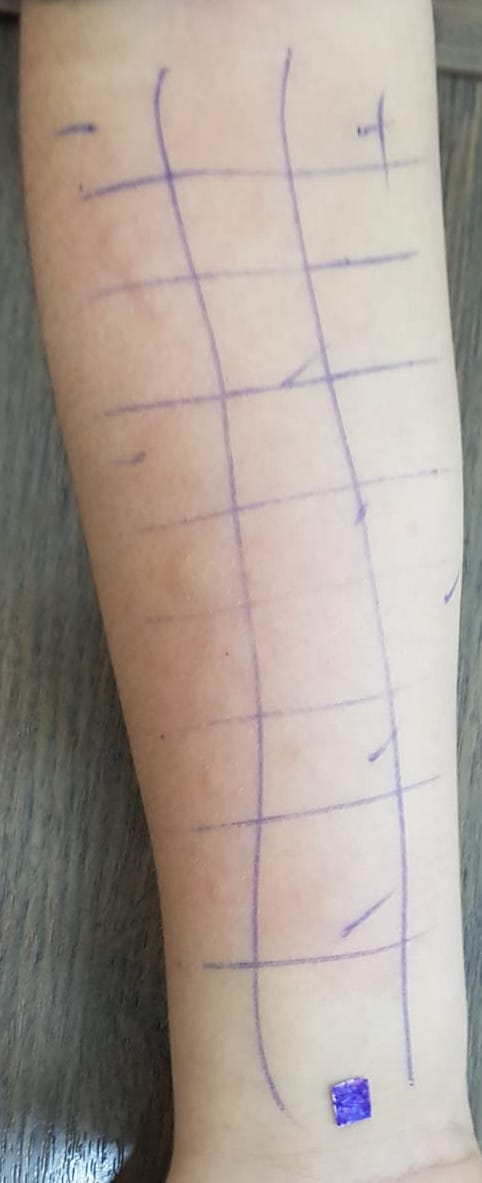
#> input picture ALLERVIEW/images/3.jpeg, 482 x 1183 px
$ python FindColor.py
#> lines starting #> are read from the running program, lines starting #| are printed output that depends on the picture; after the words box and inside, x2 and y2 are one past the last pixel; in counts of white or black regions, pixels touching at a corner belong together
import cv2 as cv
import numpy as np

# Reading image
image_path = "images/3.jpeg"

original_img = cv.imread(image_path)
#> original_img is the input picture: shape (1183, 482, 3); mean B, G, R 150.3, 158.5, 170.3
resizeImage_var = original_img

scale_percent = 70
width = int(resizeImage_var.shape[1] * scale_percent / 100)
#> width = 337
height = int(resizeImage_var.shape[0] * scale_percent / 100)
#> height = 828
dim = (width, height)
#> dim = (337, 828)
resizedImage = cv.resize(resizeImage_var, dim, interpolation=cv.INTER_AREA)
# -------
image = resizedImage
# Load image and HSV color threshold
original = image.copy()
image = cv.cvtColor(image, cv.COLOR_BGR2HSV)
#> image: shape (828, 337, 3); mean H, S, V 30.9, 36.1, 171.8
lower = np.array([0, 40, 140], dtype="uint8")
upper = np.array([15, 100, 210], dtype="uint8")
mask = cv.inRange(image, lower, upper)
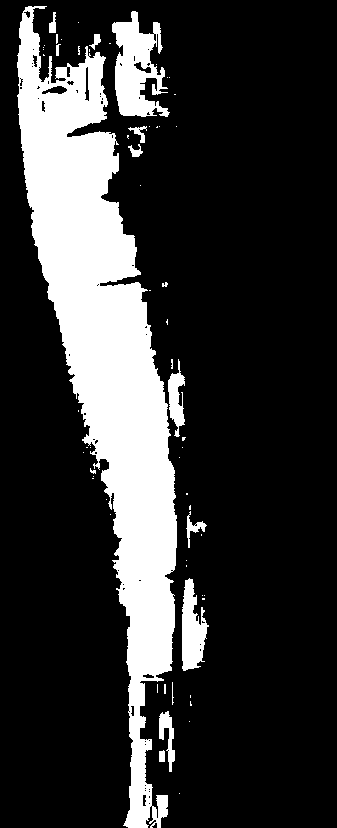
#> mask: shape (828, 337); 20.5% white; 63 white regions (47 under 20 px), largest, box (x1, y1, x2, y2) and area: (17, 6, 177, 828) 50029, (112, 11, 170, 117) 3522, (182, 578, 209, 671) 1561
detected = cv.bitwise_and(original, original, mask=mask)
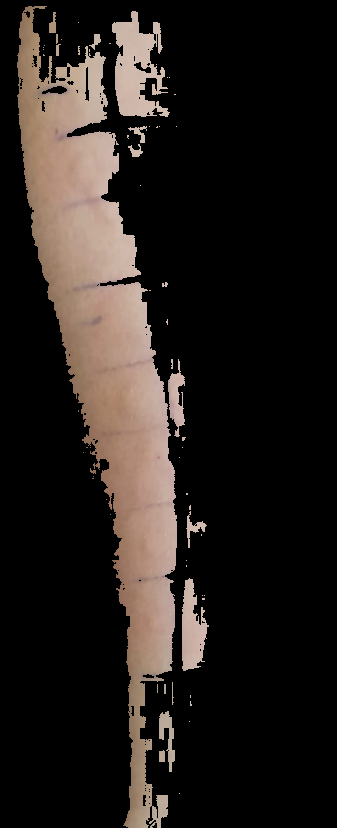
#> detected: shape (828, 337, 3); mean B, G, R 27.4, 31, 37

# Remove noise
kernel = cv.getStructuringElement(cv.MORPH_RECT, (3,3))
opening = cv.morphologyEx(mask, cv.MORPH_OPEN, kernel, iterations=1)
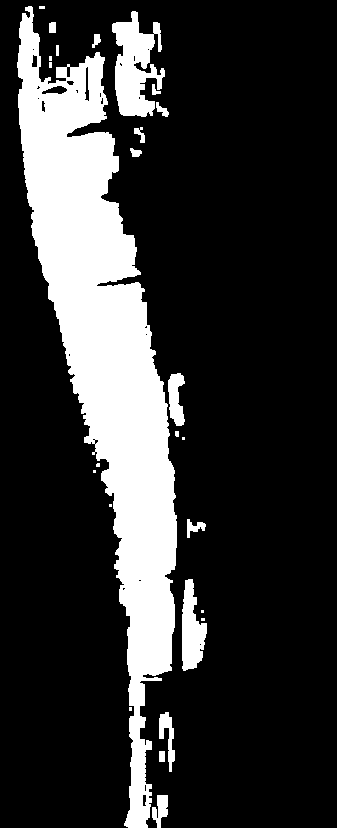
#> opening: shape (828, 337); 20.1% white; 26 white regions (10 under 20 px)

# Find contours and find total area
cnts = cv.findContours(opening, cv.RETR_EXTERNAL, cv.CHAIN_APPROX_SIMPLE)
#> cnts = 26 contours, 11 with area under 20; largest, box (x1, y1, x2, y2) and area: (17, 6, 177, 828) 48392, (112, 11, 165, 117) 3055, (182, 579, 207, 671) 1372, (168, 373, 185, 426) 554, (159, 712, 175, 772) 360
cnts = cnts[0] if len(cnts) == 2 else cnts[1]
area = 0
for c in cnts:
    area += cv.contourArea(c)
    cv.drawContours(original,[c], 0, (0,0,0), 2)
#> this loop made 26 passes
#> area on passes 1, 3, 7, 8, 11, 13, 14, 15, 16, 17, 18, 22: 278.5, 688.5, 2076, 2205.5, 2222, 2240.5, 2794.5, 2851, 2912.5, 2982.5, 3019, 3113.5
#> (c, area) on passes 2, 4, 5, 6, 9, 10: ([[159, 751], [159, 761], [164, 761], [164, 751]], 328.5), ([[129, 707], [129, 710], [131, 710], [131, 707]], 694.5), ([[201, 618], [201, 620], [204, 620], [204, 618]], 700.5), ([[201, 610], [201, 612], [203, 612], [203, 610]], 704.5), ([[109, 504], [109, 506], [111, 506], [111, 504]], 2209.5), ([[93, 470], [93, 472], [95, 472], [95, 470]], 2213.5)
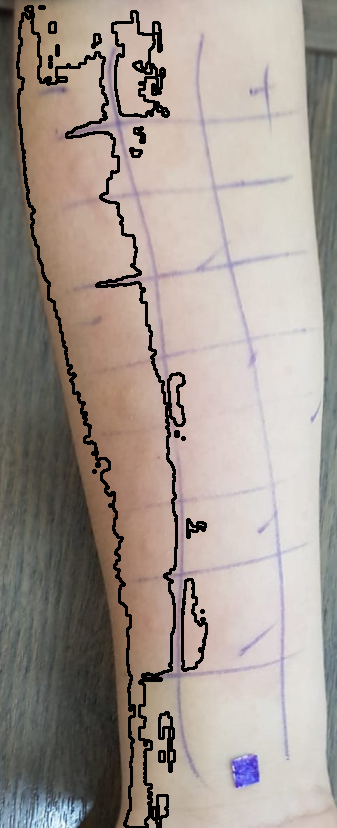
#> original: shape (828, 337, 3); mean B, G, R 143.9, 151.4, 162.1
#> after the loop, area = 54628.5

print(area)
#| 54628.5
cv.imshow("original", resizedImage)
cv.imshow('edited original', original)
cv.imshow('detected', detected)

# -------

# cv.imshow("result", resizedImage)

cv.waitKey(0)
cv.destroyAllWindows()

$ run again, with ALLERVIEW/images/1.jpeg copied over ALLERVIEW/images/3.jpeg
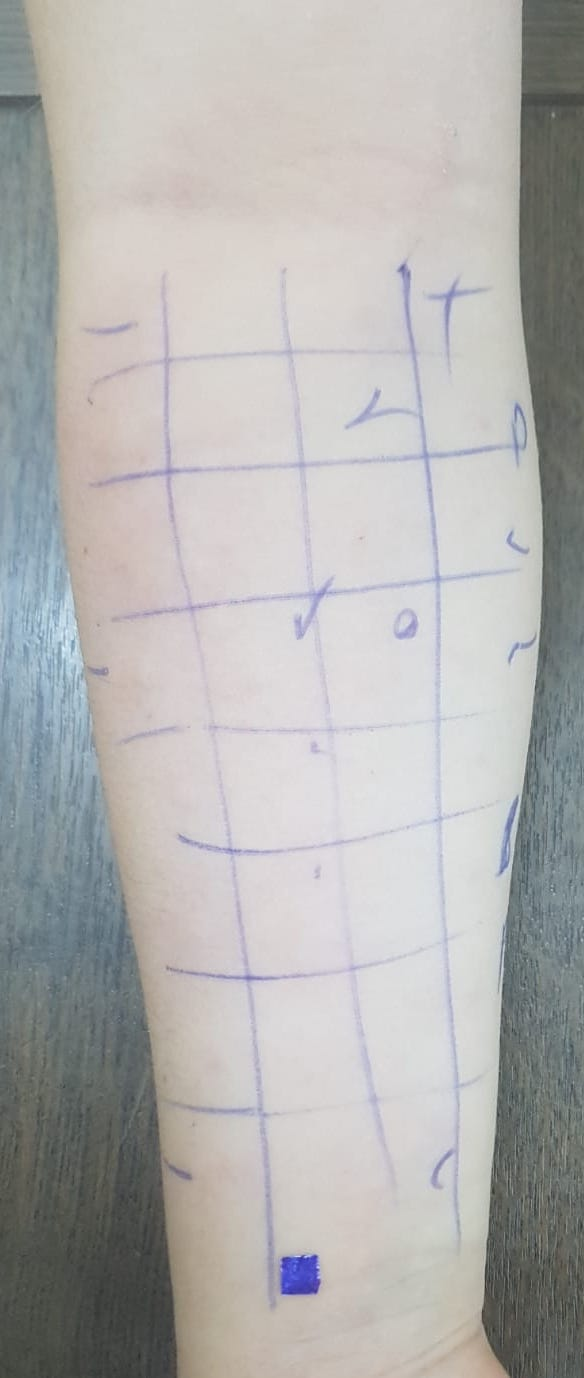
#> input picture ALLERVIEW/images/1.jpeg, 584 x 1378 px
#> original_img is the input picture: shape (1378, 584, 3); mean B, G, R 176.2, 177.3, 178.1
#> image: shape (964, 408, 3); mean H, S, V 61.1, 16.7, 182.7
#> `mask = cv.inRange(image, lower, upper)`:
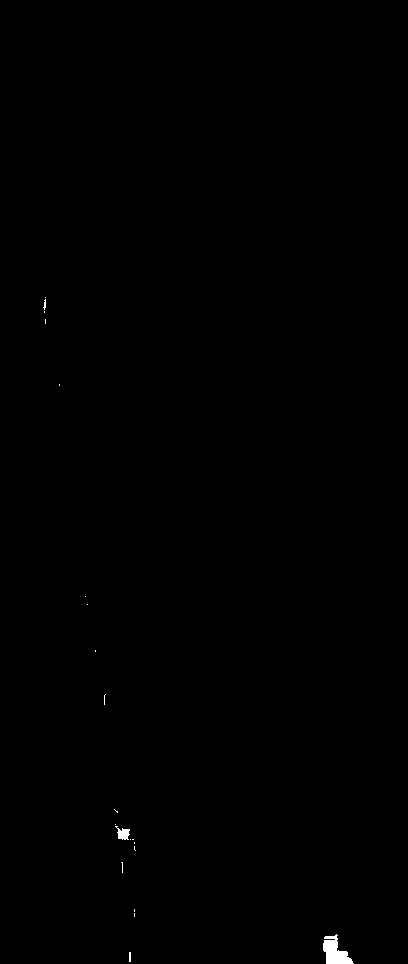
#> mask: shape (964, 408); 0.19% white; 21 white regions (18 under 20 px), largest, box (x1, y1, x2, y2) and area: (323, 934, 354, 964) 519, (115, 826, 130, 840) 120, (129, 952, 131, 962) 20
#> opening: shape (964, 408); 0.15% white; 3 white regions
#> cnts = 3 contours; box (x1, y1, x2, y2) and area: (323, 940, 353, 964) 422, (118, 829, 129, 839) 82, (325, 936, 337, 939) 22
#> the loop `for c in cnts:` made 3 passes
#> area on passes 1, 3: 422, 526.5
#> after the loop `for c in cnts:`:
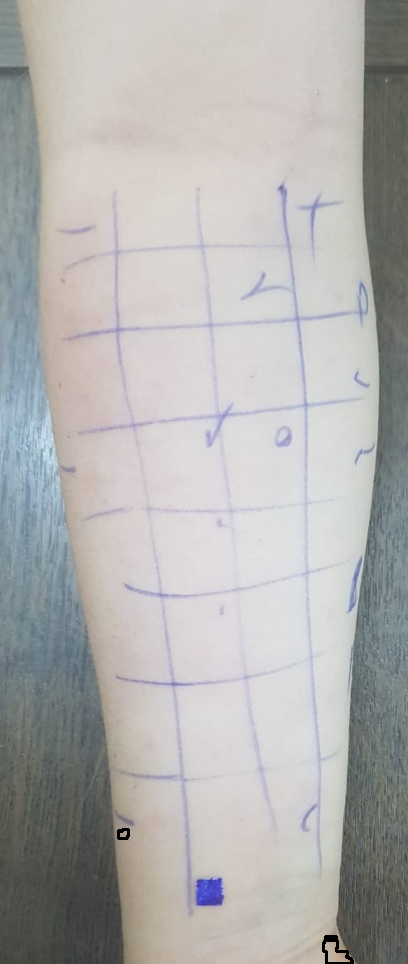
#> original: shape (964, 408, 3); mean B, G, R 176, 177.1, 177.9
#> after the loop `for c in cnts:`: area = 526.5
#| 526.5

$ run again, with ALLERVIEW/images/10.jpeg copied over ALLERVIEW/images/3.jpeg
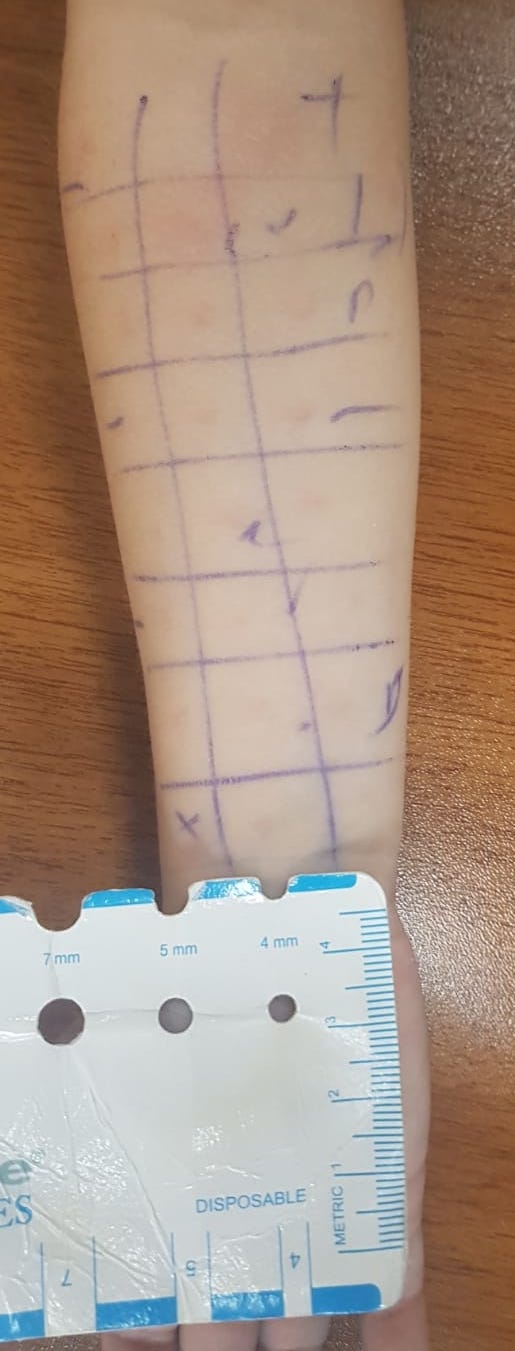
#> input picture ALLERVIEW/images/10.jpeg, 515 x 1351 px
#> original_img is the input picture: shape (1351, 515, 3); mean B, G, R 132, 147.6, 169.2
#> image: shape (945, 360, 3); mean H, S, V 34.3, 76.5, 173.8
#> `mask = cv.inRange(image, lower, upper)`:
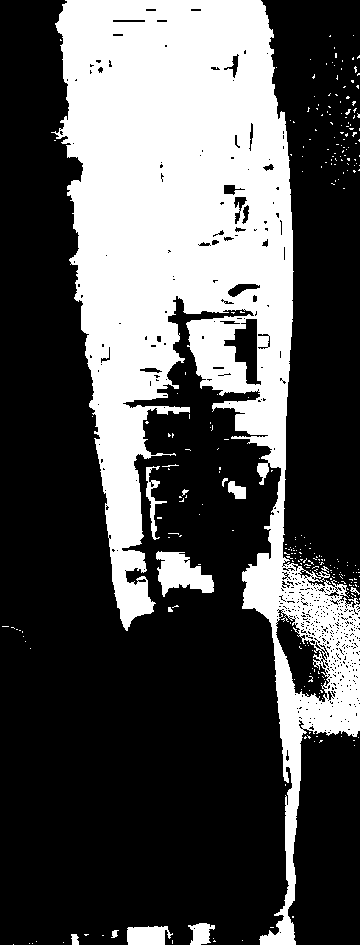
#> mask: shape (945, 360); 32.3% white; 285 white regions (271 under 20 px), largest, box (x1, y1, x2, y2) and area: (51, 0, 360, 945) 105345, (156, 551, 214, 597) 1549, (127, 926, 173, 945) 721
#> opening: shape (945, 360); 31.3% white; 38 white regions (24 under 20 px)
#> cnts = 33 contours, 22 with area under 20; largest, box (x1, y1, x2, y2) and area: (56, 0, 360, 945) 107280, (156, 552, 214, 595) 1414, (127, 926, 168, 945) 637, (190, 923, 210, 945) 322, (146, 482, 162, 537) 200
#> the loop `for c in cnts:` made 33 passes
#> (c, area) on passes 4, 8, 9, 10, 11, 12, 14, 15: ([[211, 925], [211, 928], [214, 928], [214, 925]], 719), ([[333, 598], [333, 600], [336, 600], [336, 598]], 1069), ([[339, 596], [339, 598], [341, 598], [341, 596]], 1073), ([[338, 591], [338, 593], [340, 593], [340, 591]], 1077), ([[326, 591], [326, 593], [328, 593], [328, 591]], 1081), ([[342, 590], [342, 592], [344, 592], [344, 590]], 1085), ([[339, 584], [339, 587], [341, 587], [341, 584]], 1100), ([[325, 584], [325, 586], [327, 586], [327, 584]], 1104)
#> after the loop `for c in cnts:`:
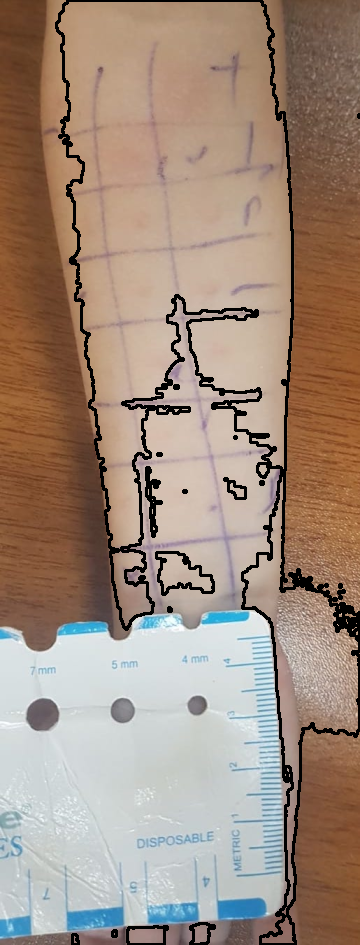
#> original: shape (945, 360, 3); mean B, G, R 125.6, 140.3, 160.7
#> after the loop `for c in cnts:`: area = 110481.5
#| 110481.5

$ run again, with ALLERVIEW/images/11.jpeg copied over ALLERVIEW/images/3.jpeg
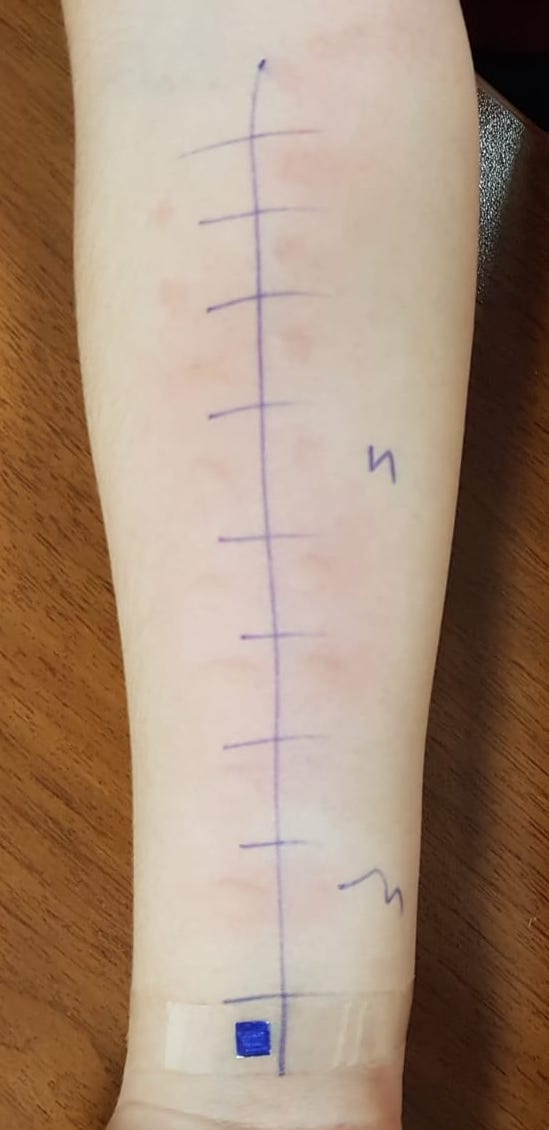
#> input picture ALLERVIEW/images/11.jpeg, 549 x 1130 px
#> original_img is the input picture: shape (1130, 549, 3); mean B, G, R 120.3, 140.2, 164.9
#> image: shape (791, 384, 3); mean H, S, V 19.3, 89.6, 165.1
#> `mask = cv.inRange(image, lower, upper)`:
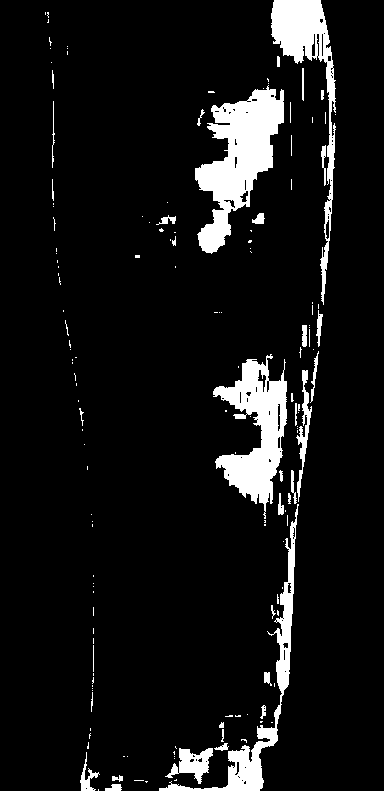
#> mask: shape (791, 384); 8% white; 154 white regions (115 under 20 px), largest, box (x1, y1, x2, y2) and area: (195, 85, 284, 254) 7017, (213, 354, 287, 519) 5561, (271, 0, 336, 305) 4173
#> opening: shape (791, 384); 7.3% white; 55 white regions (12 under 20 px)
#> cnts = 55 contours, 23 with area under 20; largest, box (x1, y1, x2, y2) and area: (195, 89, 284, 253) 6647, (213, 359, 287, 504) 5112, (271, 0, 335, 112) 2928, (159, 728, 278, 791) 1700, (276, 544, 295, 693) 1310
#> the loop `for c in cnts:` made 55 passes
#> area on passes 1, 3, 4, 5, 6, 7, 8, 9: 62.5, 89.5, 206, 234.5, 288, 882, 911.5, 2611.5
#> after the loop `for c in cnts:`:
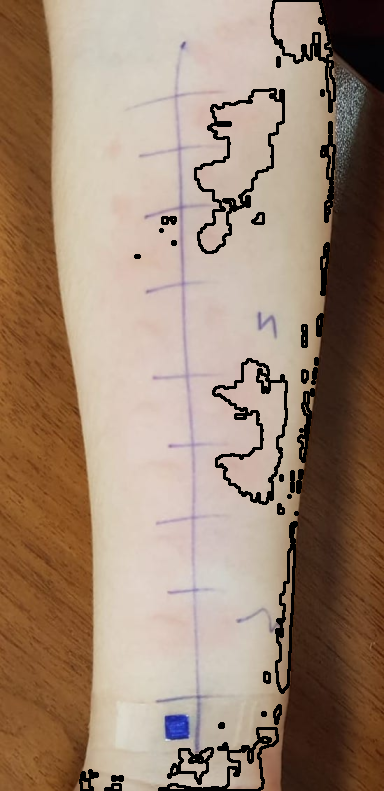
#> original: shape (791, 384, 3); mean B, G, R 114.6, 133.7, 157.4
#> after the loop `for c in cnts:`: area = 20249.5
#| 20249.5
